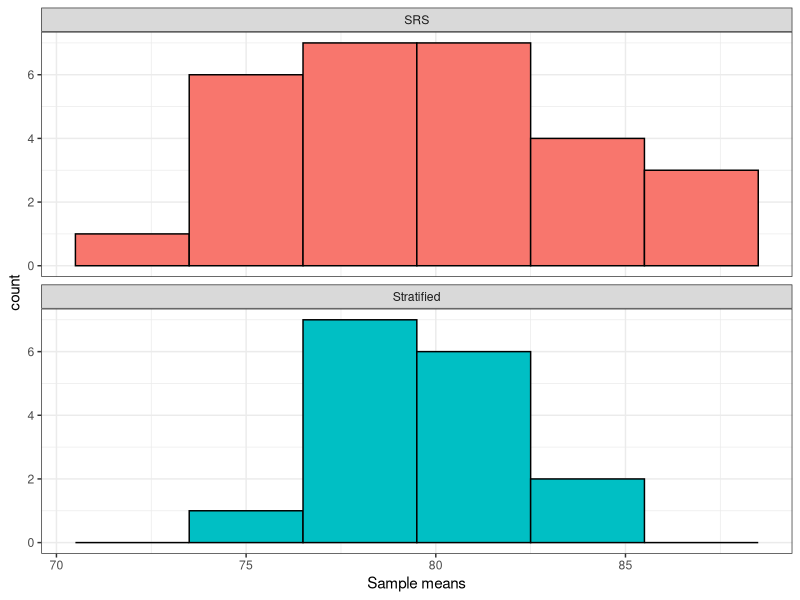

Source code (R):
## ---- chunk 1
data<-c(72, 74, 76, 77, 81, 84, 85, 91)
# all possible samples of size 2:
combn(data, 2)

## ---- chunk 2
library(ggplot2)
library(tidyverse)
data<-data.frame( data=   c(72, 74, 76, 77, 81, 84, 85, 91),
                  strata = c(1, 1, 1, 1, 2, 2, 2, 2)
                   )



combos<-combn(seq(nrow(data)), 2)
cb<-apply(combos, 1, function(x) data[x,])|>dplyr::bind_cols()
colnames(cb)<-c('obs1', 'strata1', 'obs2', 'strata2' )
rownames(cb)<-NULL
cb<-cb[,c(1, 3, 2, 4)]
cb$`Possible with stratified sample?`<- factor(apply(cb[,c(3,4)], 1, function(x) length(unique(x))), labels=c("No", "Yes"))
cb$means<-rowMeans(cb[,1:2])
cb$sample<-'SRS'

bind_rows(cb, cb|>filter(`Possible with stratified sample?` == "Yes")|>mutate(sample="Stratified"))|>
  ggplot(aes(x=means, fill=sample) )  + geom_histogram(binwidth = 3, color='black') +
  theme_bw() +
  labs(x='Sample means')+
  facet_wrap(~sample, ncol=1) +
  theme(legend.position = "none")
